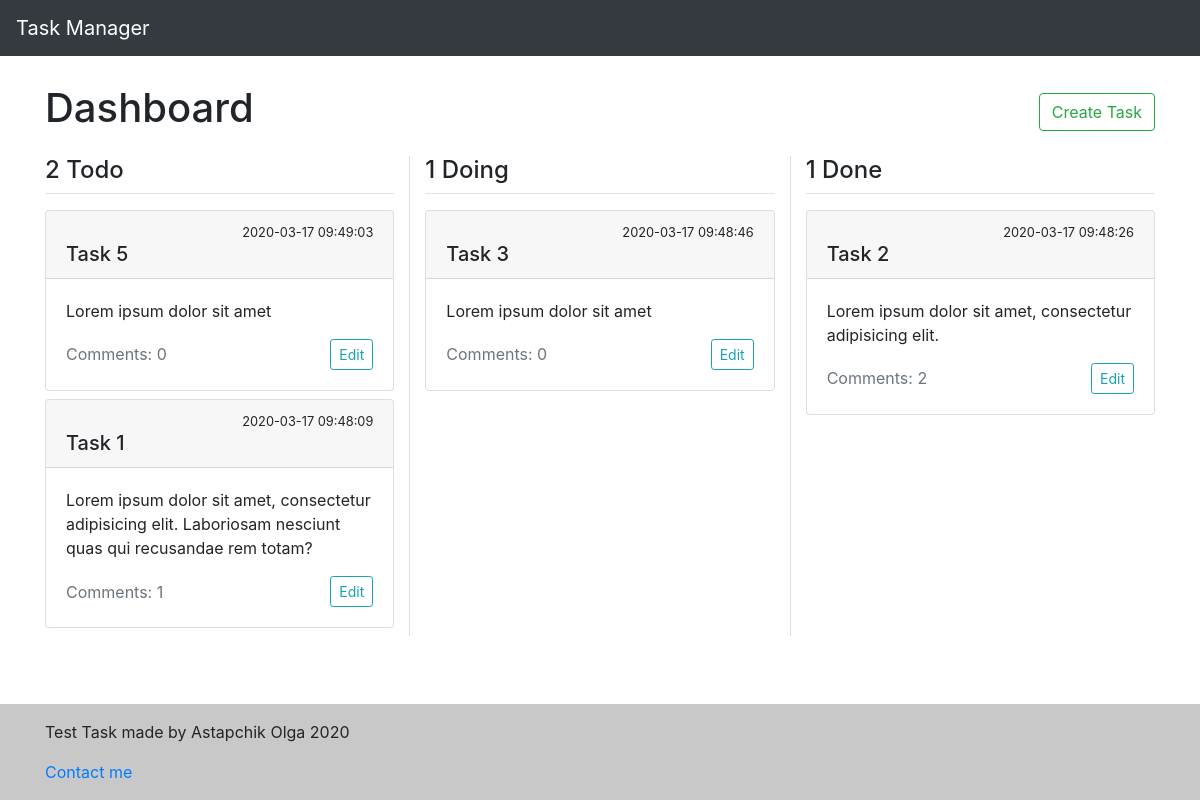
The page / on the database its author committed.
### tables this page shows
CREATE TABLE `tasks` (
  `id` int(11) NOT NULL,
  `name` varchar(255) NOT NULL,
  `description` varchar(255) NOT NULL,
  `date` datetime NOT NULL,
  `status_id` int(11) NOT NULL
);

### app/core/view.php (called while the page is built)
<?php
class View {
    public function generate( $content_view, $template_view, $data = null )
    {
        include 'app/views/' . $template_view;
    }
}

### app/controllers/controller_task.php (called while the page is built, shortened)
<?php
class Controller_task extends Controller {
    public function __construct()
    {
        $this->model = new Model_task();
    }
    public function action_index()
    {
        $data['todo'] = $this->model->getTasksByStatus('todo');
        $data['doing'] = $this->model->getTasksByStatus('doing');
        $data['done'] = $this->model->getTasksByStatus('done');
        $this->view->generate( 'listOfTasks_view.php', 'template_view.php', $data );
    }
}

### app/init.php (called while the page is built, shortened)
<?php
require_once 'core/model.php';
require_once 'core/view.php';
require_once 'core/route.php';
Route::start();

### index.php (called while the page is built, shortened)
<?php
require_once 'app/core/db.php';
require_once 'app/init.php';

### app/core/db.php (called while the page is built)
<?php
class DB {
    protected static $connection_instance;
    public static function getInstance()
    {
        if ( self::$connection_instance === null ) {
            try {
                self::$connection_instance = new PDO( 'mysql:host=' . DB_HOST . ';dbname=' . DB_NAME, DB_USER, DB_PASSWORD );
                self::$connection_instance->setAttribute( PDO::ATTR_ERRMODE, PDO::ERRMODE_EXCEPTION );
            } catch ( PDOException $e ) {
                throw new Exception( $e->getMessage() );
            }
        }
        return self::$connection_instance;
    }
}

### app/core/model.php (called while the page is built)
<?php
class Model {
    public function getConnection()
    {
        return DB::getInstance();
    }
}

### app/models/model_task.php (called while the page is built, shortened)
<?php
class Model_task extends Model {
    public function getTasksByStatus( $status_code ) {
        $query = $this->getConnection()->prepare('
            SELECT
              `tasks`.`id`,
              `tasks`.`name`,
              `tasks`.`description`,
              `tasks`.`date`,
              COUNT(`comments`.`id`) AS count_comments
            FROM `tasks`
            LEFT JOIN `statuses`
              ON `tasks`.`status_id` = `statuses`.`id`
            LEFT JOIN `comments`
              ON `tasks`.`id` = `comments`.`task_id`
            WHERE `statuses`.`code` = ?
            GROUP BY `tasks`.`id`
            ORDER BY `tasks`.`date` DESC
        ');
        $query->execute( [ $status_code ] );
        $query->setFetchMode(PDO::FETCH_OBJ);
        return $query->fetchAll();
    }
}

### app/views/listOfTasks_view.php (the view, shortened to what this page needs)
<div id="list-of-tasks-content">
    <div class="d-flex justify-content-between align-items-center mt-4">
        <h1>Dashboard</h1>
        <div class="actions">
            <button type="button" class="btn btn-outline-success" data-toggle="modal" data-target="#create-task-modal">
                Create Task
            </button>
        </div>
    </div>
    <div class="dashboard mt-3 mb-3">
        <div class="row">
            <div class="col">
                <h4 class="pb-2 mb-3 border-bottom"><?php echo count( $data['todo'] ); ?> Todo</h4>
                <?php foreach ( $data['todo'] as $task_todo ) { ?>
                    <div class="card mb-2">
                        <div class="card-header">
                            <p class="text-right mb-0 small"><?php echo $task_todo->date; ?></p>
                            <h5 class="mb-0"><?php echo $task_todo->name; ?></h5>
                        </div>
                        <div class="card-body">
                            <p class="card-text"><?php echo $task_todo->description; ?></p>
                            <div class="d-flex justify-content-between align-items-center">
                                <p class="text-secondary mb-0">Comments: <?php echo $task_todo->count_comments; ?></p>
                                <a href="/task/show/<?php echo $task_todo->id; ?>" class="btn btn-outline-info btn-sm">Edit</a>
                            </div>
                        </div>
                    </div>
                <?php } ?>
            </div>
            <div class="col border-left border-right">
                <h4 class="pb-2 mb-3 border-bottom"><?php echo count( $data['doing'] ); ?> Doing</h4>
                <?php foreach ( $data['doing'] as $task_doing ) { ?>
                    <div class="card mb-2">
                        <div class="card-header">
                            <p class="text-right mb-0 small"><?php echo $task_doing->date; ?></p>
                            <h5 class="mb-0"><?php echo $task_doing->name; ?></h5>
                        </div>
                        <div class="card-body">
                            <p class="card-text"><?php echo $task_doing->description; ?></p>
                            <div class="d-flex justify-content-between align-items-center">
                                <p class="text-secondary mb-0">Comments: <?php echo $task_doing->count_comments; ?></p>
                                <a href="/task/show/<?php echo $task_doing->id; ?>" class="btn btn-outline-info btn-sm">Edit</a>
                            </div>
                        </div>
                    </div>
                <?php } ?>
            </div>
            <div class="col">
                <h4 class="pb-2 mb-3 border-bottom"><?php echo count( $data['done'] ); ?> Done</h4>
                <?php foreach ( $data['done'] as $task_done ) { ?>
                    <div class="card mb-2">
                        <div class="card-header">
                            <p class="text-right mb-0 small"><?php echo $task_done->date; ?></p>
                            <h5 class="mb-0"><?php echo $task_done->name; ?></h5>
                        </div>
                        <div class="card-body">
                            <p class="card-text"><?php echo $task_done->description; ?></p>
                            <div class="d-flex justify-content-between align-items-center">
                                <p class="text-secondary mb-0">Comments: <?php echo $task_done->count_comments; ?></p>
                                <a href="/task/show/<?php echo $task_done->id; ?>" class="btn btn-outline-info btn-sm">Edit</a>
                            </div>
                        </div>
                    </div>
                <?php } ?>
            </div>
        </div>
    </div>
</div>

### app/core/route.php (shortened to what this page needs)
<?php
class Route {
    public static function start()
    {
        $action_name = 'index';
        $task_id = '';
        $action_name = 'action_' . $action_name;
        $controller = new $controller_name;
        $action = $action_name;
        if ( method_exists( $controller, $action ) ) {
            if ( isset( $task_id ) ) {
                $controller->$action( $task_id );
            } else {
                $controller->$action();
            }
        } else {
            throw new Exception( "$controller doesn't have action $action" );
        }
    }
}

### app/views/template_view.php (shortened to what this page needs)
<!DOCTYPE html>
<html lang="en" class="h-100">
    <head>
        <link rel="stylesheet" href="https://stackpath.bootstrapcdn.com/bootstrap/4.4.1/css/bootstrap.min.css">
        <link type="text/css" rel="stylesheet" href="/css/style.css">
    </head>
    <body class="d-flex flex-column h-100">
    <header>
        <nav class="navbar navbar-expand-md fixed-top navbar-dark bg-dark">
            <a class="navbar-brand" href="/">Task Manager</a>
        </nav>
    </header>
    <main role="main" class="flex-shrink-0">
        <div class="container">
            <?php include 'app/views/' . $content_view; ?>
        </div>
    </main>
    <footer class="footer mt-auto py-3">
        <div class="container">
            <p>Test Task made by Astapchik Olga 2020</p>
            <a href="mailto:astapchik.olya@gmail.com">Contact me</a>
        </div>
    </footer>
    </body>
</html>

### css/style.css (style rules this page uses)
main > .container { padding: 60px 15px 0; }
.footer { background-color: #c8c8c8; }

### rows shown on the page
tasks: date "2020-03-17 09:49:03", name "Task 5", description "Lorem ipsum dolor sit amet", count_comments "0"
tasks: date "2020-03-17 09:48:09", name "Task 1", description "Lorem ipsum dolor sit amet, consectetur adipisicing elit. Laboriosam nesciunt quas qui recusandae rem totam?", count_comments "1"
tasks: date "2020-03-17 09:48:46", name "Task 3", description "Lorem ipsum dolor sit amet", count_comments "0"
tasks: date "2020-03-17 09:48:26", name "Task 2", description "Lorem ipsum dolor sit amet, consectetur adipisicing elit.", count_comments "2"

### other values the page prints
count( $data['todo'] ) "2"
count( $data['doing'] ) "1"
count( $data['done'] ) "1"
